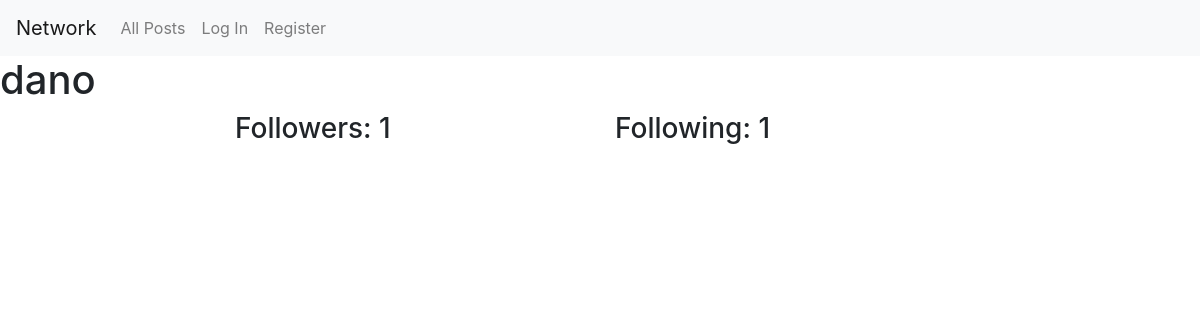
The page /profile/1 on the database as committed earlier.
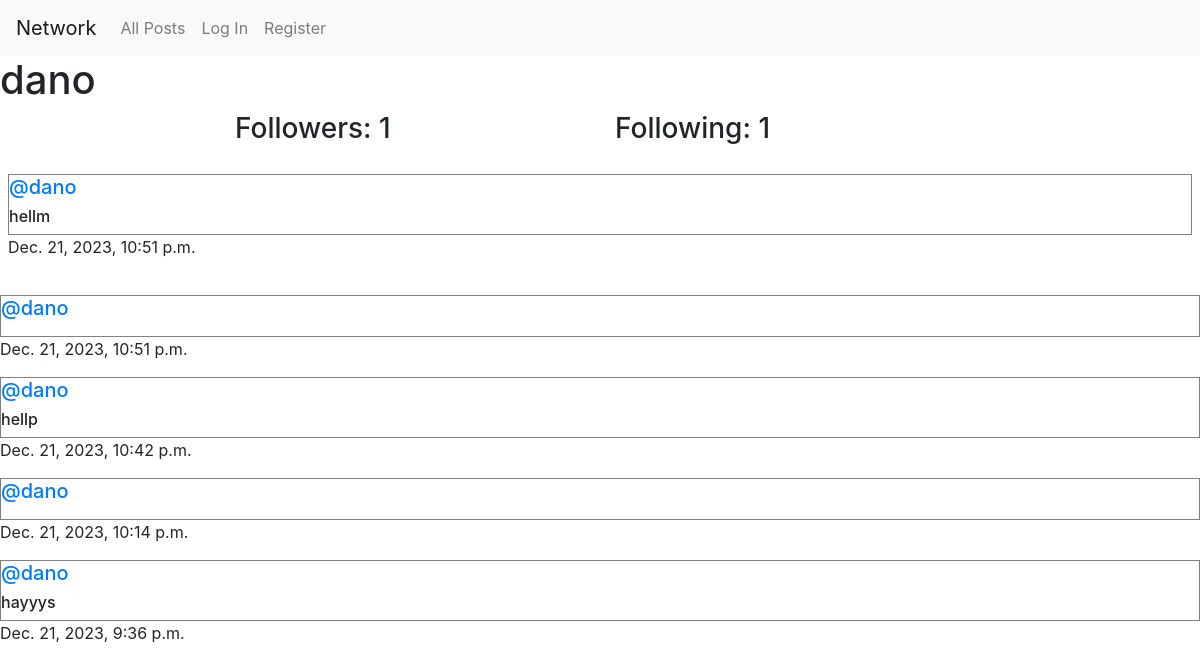
The same page on the database as committed later.
### network/models.py (models this page shows, shortened)
class Post(models.Model):
    content =models.CharField(max_length=150)
    user=models.ForeignKey(User, on_delete=models.CASCADE, related_name="author")
    date=models.DateTimeField(auto_now_add=True)

class User(AbstractUser):
    pass

### network/views.py (the view)
# urls.py: path("profile/<int:user_id>", views.profile, name="profile"),
def profile(request, user_id):
    user=User.objects.get(pk=user_id)
    allPosts=Post.objects.filter(user=user).order_by("id").reverse()
    following=Follow.objects.filter(user=user)
    followers=Follow.objects.filter(user_follower=user)
    try:
        checkFollow=followers.filter(user=User.objects.get(pk=request.user.id))
        if len(checkFollow) != 0:
            isFollowing=True
        else:
            isFollowing=False
    except:
        isFollowing=False
    paginator=Paginator(allPosts, 10)
    page_number=request.GET.get('page')
    posts_of_the_page=paginator.get_page(page_number)
    return render(request, "network/profile.html",{
        "allPosts": allPosts,
        "posts_of_the_page": posts_of_the_page,
        "username": user.username,
        "following":following,
        "followers": followers,
        "isFollowing": isFollowing,
        "user_profile":user,
    })

### network/templates/network/profile.html (shortened to what this page needs)
{% extends "network/layout.html" %}
{% block body %}
    <h1>{{ username }}</h1>
    <div class="container">
        <div class="row d-flex justify-content-center">
            <h3 class="col-4">Followers: {{ followers.count }}</h3>
            <h3 class="col-4">Following: {{ following.count }}</h3>
        </div>
    </div>
    <div class="all-posts mx-2">
        {% for post in posts_of_the_page %}
            <div class="rows post">
                <h5 class="username"><a href="{% url 'profile' user_id=post.user.id %}">@{{ post.user }}</a></h5>
                <h6 class="content">{{ post.content }}</div>
                <p class="date">{{ post.date }}</div>
            </div>
        {% endfor %}
    </div>
{% endblock %}

Rows that differ between the two databases and show on the page:
added Post: user "dano", content "hellm", date "Dec. 21, 2023, 10:51 p.m."
added Post: user "dano", date "Dec. 21, 2023, 10:51 p.m."
added Post: user "dano", content "hellp", date "Dec. 21, 2023, 10:42 p.m."
added Post: user "dano", date "Dec. 21, 2023, 10:14 p.m."
added Post: user "dano", content "hayyys", date "Dec. 21, 2023, 9:36 p.m."
